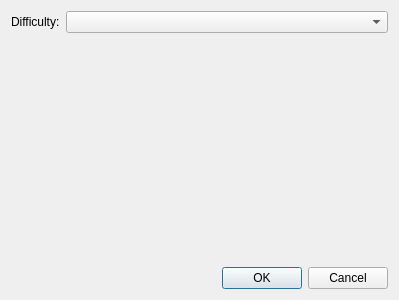
<?xml version="1.0" encoding="UTF-8"?>
<ui version="4.0">
 <class>DialogSettings</class>
 <widget class="QDialog" name="DialogSettings">
  <property name="geometry">
   <rect>
    <x>0</x>
    <y>0</y>
    <width>399</width>
    <height>300</height>
   </rect>
  </property>
  <property name="windowTitle">
   <string>Settings</string>
  </property>
  <layout class="QFormLayout" name="formLayout">
   <item row="0" column="0">
    <widget class="QLabel" name="m_label_difficulty">
     <property name="text">
      <string>Difficulty:</string>
     </property>
    </widget>
   </item>
   <item row="1" column="1">
    <spacer name="verticalSpacer">
     <property name="orientation">
      <enum>Qt::Orientation::Vertical</enum>
     </property>
     <property name="sizeHint" stdset="0">
      <size>
       <width>20</width>
       <height>40</height>
      </size>
     </property>
    </spacer>
   </item>
   <item row="2" column="0" colspan="2">
    <widget class="QDialogButtonBox" name="buttonBox">
     <property name="orientation">
      <enum>Qt::Orientation::Horizontal</enum>
     </property>
     <property name="standardButtons">
      <set>QDialogButtonBox::StandardButton::Cancel|QDialogButtonBox::StandardButton::Ok</set>
     </property>
    </widget>
   </item>
   <item row="0" column="1">
    <widget class="QComboBox" name="m_cb_difficulty"/>
   </item>
  </layout>
 </widget>
 <resources/>
 <connections>
  <connection>
   <sender>buttonBox</sender>
   <signal>accepted()</signal>
   <receiver>DialogSettings</receiver>
   <slot>accept()</slot>
   <hints>
    <hint type="sourcelabel">
     <x>248</x>
     <y>254</y>
    </hint>
    <hint type="destinationlabel">
     <x>157</x>
     <y>274</y>
    </hint>
   </hints>
  </connection>
  <connection>
   <sender>buttonBox</sender>
   <signal>rejected()</signal>
   <receiver>DialogSettings</receiver>
   <slot>reject()</slot>
   <hints>
    <hint type="sourcelabel">
     <x>316</x>
     <y>260</y>
    </hint>
    <hint type="destinationlabel">
     <x>286</x>
     <y>274</y>
    </hint>
   </hints>
  </connection>
 </connections>
</ui>
